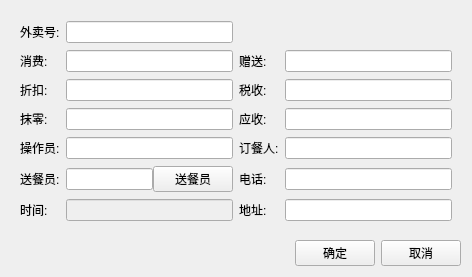
<?xml version="1.0" encoding="UTF-8"?>
<ui version="4.0">
 <class>takeout_cook</class>
 <widget class="QDialog" name="takeout_cook">
  <property name="geometry">
   <rect>
    <x>0</x>
    <y>0</y>
    <width>472</width>
    <height>277</height>
   </rect>
  </property>
  <property name="windowTitle">
   <string>Dialog</string>
  </property>
  <property name="styleSheet">
   <string notr="true">QDoubleSpinBox::up-button {
width:0px;
} 
QDoubleSpinBox::down-button {
width:0px;
}</string>
  </property>
  <layout class="QVBoxLayout" name="verticalLayout">
   <item>
    <widget class="QFrame" name="frame">
     <property name="styleSheet">
      <string notr="true"/>
     </property>
     <property name="outer_stylesheet" stdset="0">
      <string>frame_detail_show</string>
     </property>
     <layout class="QGridLayout" name="gridLayout" columnstretch="0,1,0,1">
      <item row="5" column="1">
       <widget class="QFrame" name="frame_2">
        <layout class="QHBoxLayout" name="horizontalLayout" stretch="1,0">
         <property name="spacing">
          <number>0</number>
         </property>
         <property name="leftMargin">
          <number>0</number>
         </property>
         <property name="topMargin">
          <number>0</number>
         </property>
         <property name="rightMargin">
          <number>0</number>
         </property>
         <property name="bottomMargin">
          <number>0</number>
         </property>
         <item>
          <widget class="QLineEdit" name="lineEdit_sendman"/>
         </item>
         <item>
          <widget class="QPushButton" name="pushButton_sendman">
           <property name="focusPolicy">
            <enum>Qt::NoFocus</enum>
           </property>
           <property name="text">
            <string>送餐员</string>
           </property>
          </widget>
         </item>
        </layout>
       </widget>
      </item>
      <item row="0" column="2">
       <widget class="QLabel" name="label_desc">
        <property name="text">
         <string/>
        </property>
       </widget>
      </item>
      <item row="0" column="0">
       <widget class="QLabel" name="label_2">
        <property name="text">
         <string>外卖号:</string>
        </property>
       </widget>
      </item>
      <item row="4" column="3">
       <widget class="QLineEdit" name="lineEdit_orderman"/>
      </item>
      <item row="3" column="0">
       <widget class="QLabel" name="label_7">
        <property name="text">
         <string>抹零:</string>
        </property>
       </widget>
      </item>
      <item row="5" column="0">
       <widget class="QLabel" name="label_sendman">
        <property name="text">
         <string>送餐员:</string>
        </property>
       </widget>
      </item>
      <item row="6" column="0">
       <widget class="QLabel" name="label_14">
        <property name="text">
         <string>时间:</string>
        </property>
       </widget>
      </item>
      <item row="0" column="3">
       <widget class="QLabel" name="label_sn">
        <property name="styleSheet">
         <string notr="true">color:red;</string>
        </property>
        <property name="text">
         <string/>
        </property>
       </widget>
      </item>
      <item row="5" column="2">
       <widget class="QLabel" name="label_tel">
        <property name="text">
         <string>电话:</string>
        </property>
       </widget>
      </item>
      <item row="4" column="2">
       <widget class="QLabel" name="label_orderman">
        <property name="text">
         <string>订餐人:</string>
        </property>
       </widget>
      </item>
      <item row="2" column="2">
       <widget class="QLabel" name="label_5">
        <property name="text">
         <string>税收:</string>
        </property>
       </widget>
      </item>
      <item row="6" column="1">
       <widget class="QLineEdit" name="lineEdit_sendtime">
        <property name="enabled">
         <bool>false</bool>
        </property>
       </widget>
      </item>
      <item row="6" column="2">
       <widget class="QLabel" name="label_sendaddress">
        <property name="text">
         <string>地址:</string>
        </property>
       </widget>
      </item>
      <item row="3" column="2">
       <widget class="QLabel" name="label_8">
        <property name="text">
         <string>应收:</string>
        </property>
       </widget>
      </item>
      <item row="1" column="2">
       <widget class="QLabel" name="label_6">
        <property name="text">
         <string>赠送:</string>
        </property>
       </widget>
      </item>
      <item row="6" column="3">
       <widget class="QLineEdit" name="lineEdit_sendaddress"/>
      </item>
      <item row="5" column="3">
       <widget class="QLineEdit" name="lineEdit_tel"/>
      </item>
      <item row="4" column="1">
       <widget class="QLineEdit" name="lineEdit_operid"/>
      </item>
      <item row="1" column="0">
       <widget class="QLabel" name="label_3">
        <property name="text">
         <string>消费:</string>
        </property>
       </widget>
      </item>
      <item row="4" column="0">
       <widget class="QLabel" name="label_13">
        <property name="sizePolicy">
         <sizepolicy hsizetype="Fixed" vsizetype="Fixed">
          <horstretch>0</horstretch>
          <verstretch>0</verstretch>
         </sizepolicy>
        </property>
        <property name="text">
         <string>操作员:</string>
        </property>
       </widget>
      </item>
      <item row="2" column="0">
       <widget class="QLabel" name="label_4">
        <property name="text">
         <string>折扣:</string>
        </property>
       </widget>
      </item>
      <item row="0" column="1">
       <widget class="QLineEdit" name="lineEdit"/>
      </item>
      <item row="1" column="1">
       <widget class="lds_doublespinbox_lineedit" name="lineEdit_consum"/>
      </item>
      <item row="2" column="1">
       <widget class="lds_doublespinbox_lineedit" name="lineEdit_discount"/>
      </item>
      <item row="3" column="1">
       <widget class="lds_doublespinbox_lineedit" name="lineEdit_blotout"/>
      </item>
      <item row="3" column="3">
       <widget class="lds_doublespinbox_lineedit" name="lineEdit_realreceive"/>
      </item>
      <item row="2" column="3">
       <widget class="lds_doublespinbox_lineedit" name="lineEdit_int_rate"/>
      </item>
      <item row="1" column="3">
       <widget class="lds_doublespinbox_lineedit" name="lineEdit_present"/>
      </item>
     </layout>
    </widget>
   </item>
   <item>
    <layout class="QHBoxLayout" name="horizontalLayout_2">
     <item>
      <spacer name="horizontalSpacer">
       <property name="orientation">
        <enum>Qt::Horizontal</enum>
       </property>
       <property name="sizeHint" stdset="0">
        <size>
         <width>40</width>
         <height>20</height>
        </size>
       </property>
      </spacer>
     </item>
     <item>
      <widget class="lds_toolbar_button" name="pushButton_ok">
       <property name="sizePolicy">
        <sizepolicy hsizetype="Fixed" vsizetype="Fixed">
         <horstretch>0</horstretch>
         <verstretch>0</verstretch>
        </sizepolicy>
       </property>
       <property name="focusPolicy">
        <enum>Qt::NoFocus</enum>
       </property>
       <property name="text">
        <string>确定</string>
       </property>
       <property name="outer_stylesheet" stdset="0">
        <string>pushbutton</string>
       </property>
      </widget>
     </item>
     <item>
      <widget class="lds_toolbar_button" name="pushButton_cancel">
       <property name="sizePolicy">
        <sizepolicy hsizetype="Fixed" vsizetype="Fixed">
         <horstretch>0</horstretch>
         <verstretch>0</verstretch>
        </sizepolicy>
       </property>
       <property name="focusPolicy">
        <enum>Qt::NoFocus</enum>
       </property>
       <property name="text">
        <string>取消</string>
       </property>
       <property name="outer_stylesheet" stdset="0">
        <string>pushbutton</string>
       </property>
      </widget>
     </item>
    </layout>
   </item>
  </layout>
 </widget>
 <customwidgets>
  <customwidget>
   <class>lds_toolbar_button</class>
   <extends>QPushButton</extends>
   <header>lds_toolbar_button.h</header>
  </customwidget>
  <customwidget>
   <class>lds_doublespinbox_lineedit</class>
   <extends>QLineEdit</extends>
   <header>lds_doublespinbox_lineedit.h</header>
  </customwidget>
 </customwidgets>
 <resources/>
 <connections/>
</ui>
